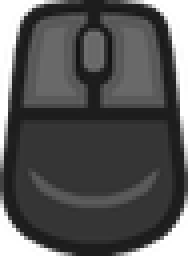
#> input picture bf/glyphs/keyboard/Mouse_Simple.png, 47 x 64 px (shown 4 times larger)
$ python make_mouse_side_glyphs.py
#> lines starting #> are read from the running program, lines starting #| are printed output that depends on the picture
"""The key prompt pictures of the mouse's side buttons, MB4 and MB5 (issue 14, 13 Nov 2026).

Xelu's prompts (CC0, bf/glyphs/LICENSE.txt) have the mouse's left, middle and right buttons but no side buttons. These
are drawn from its plain mouse (bf/glyphs/keyboard/Mouse_Simple.png): the side button lit in white on the mouse's left
edge as Xelu lights a pressed button (MB4 the back one, lower; MB5 the forward one, higher), and the button's number
on the body in the menus' font (bf/fonts/Oswald-Bold.ttf, SIL Open Font Licence).

    python -I tools/make_mouse_side_glyphs.py        (writes bf/glyphs/keyboard/MB4.png and MB5.png)
"""
import os
import sys

from PIL import Image, ImageDraw, ImageFont

ROOT = os.path.dirname(os.path.dirname(os.path.abspath(__file__)))
KEYS = os.path.join(ROOT, 'bf', 'glyphs', 'keyboard')
FONT = os.path.join(ROOT, 'bf', 'fonts', 'Oswald-Bold.ttf')


def lit_colour(lmb):
    """The white Xelu gives a pressed button: the brightest opaque colour of LMB.png."""
    best = (255, 255, 255, 255)
    top = -1
    pixels = lmb.load()
    for y in range(lmb.height):
        for x in range(lmb.width):
            px = pixels[x, y]
            if px[3] > 200 and px[0] + px[1] + px[2] > top:
                top, best = px[0] + px[1] + px[2], px
    return best


def left_edge(img, y):
    """The first opaque pixel of row y from the left (the mouse's outline), or None."""
    for x in range(img.width):
        if img.getpixel((x, y))[3] > 128:
            return x
    return None


def make(base, lit, number, y0, y1):
    img = base.copy()
    d = ImageDraw.Draw(img)
    # The side button: a capsule just inside the outline on the left, from y0 to y1.
    xs = [e for e in (left_edge(img, y) for y in range(y0, y1 + 1)) if e is not None]
    x0 = max(xs) + 2
    d.rounded_rectangle((x0, y0, x0 + 4, y1), radius=2, fill=lit)
    # The number on the body, under the buttons.
    font = ImageFont.truetype(FONT, 17)
    text = str(number)
    l, t, r, b = d.textbbox((0, 0), text, font=font)
    cx, cy = img.width / 2 + 2, 47
    d.text((cx - (r - l) / 2 - l, cy - (b - t) / 2 - t), text, font=font, fill=(230, 230, 230, 255))
    return img


def main():
    base = Image.open(os.path.join(KEYS, 'Mouse_Simple.png')).convert('RGBA')
#> base is the input picture: PIL image 47x64 RGBA; mean R, G, B, A 49.7, 49.7, 49.7, 217.5
    lit = lit_colour(Image.open(os.path.join(KEYS, 'LMB.png')).convert('RGBA'))
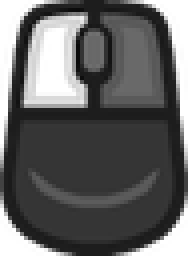
#> input picture bf/glyphs/keyboard/LMB.png, 47 x 64 px (shown 4 times larger)
#> in lit_colour, `best = (255, 255, 255, 255)`: best = (255, 255, 255, 255)
#> after the loop in lit_colour, `for y in range(lmb.height):`: top = 765
    h = base.height
#> h = 64
    make(base, lit, 4, int(h * 0.50), int(h * 0.66)).save(os.path.join(KEYS, 'MB4.png'))
#> in make, `xs = [e for e in (left_edge(img, y) for y in range(y0, y1 + 1)) if e i..`: xs = [2, 2, 1, 1, 1, 1, 1, 1, 1, 0, 0]
#> in make, `x0 = max(xs) + 2`: x0 = 4
#> in make, `l, t, r, b = d.textbbox((0, 0), text, font=font)`: l = 0; t = 4; r = 11; b = 16
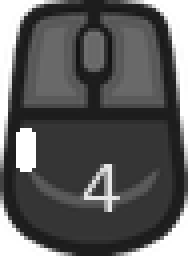
#> saved as MB4.png: PIL image 47x64 RGBA (shown 4 times larger); mean R, G, B, A 55.4, 55.4, 55.4, 217.5; transparent parts drawn white
    make(base, lit, 5, int(h * 0.30), int(h * 0.46)).save(os.path.join(KEYS, 'MB5.png'))
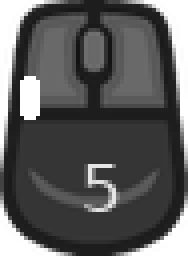
#> saved as MB5.png: PIL image 47x64 RGBA (shown 4 times larger); mean R, G, B, A 54.9, 54.9, 54.9, 217.5; transparent parts drawn white
    print('wrote MB4.png and MB5.png in', KEYS)


if __name__ == '__main__':
    sys.exit(main())
#> (the program exits here)
